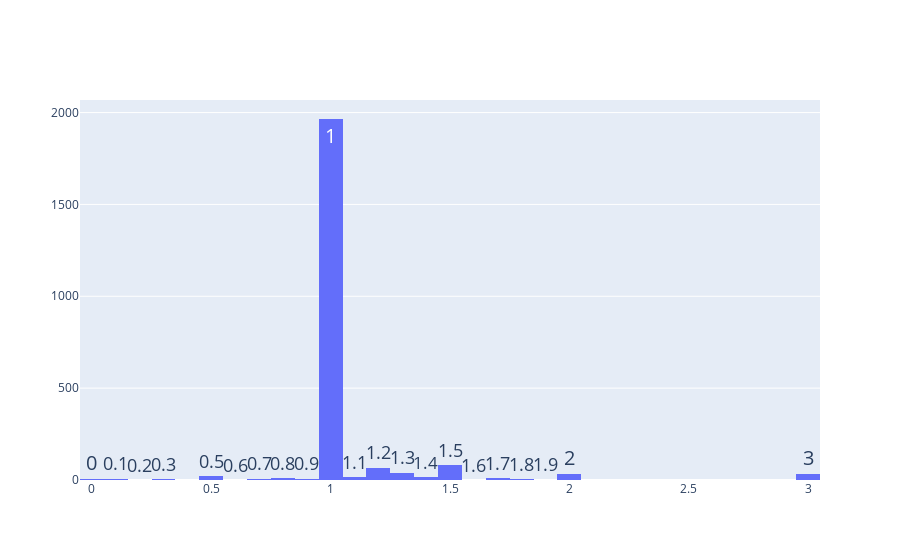

This figure's notebook cell:
### Code cell
import plotly.graph_objects as go

numbers = asdf.filter(pl.col('scavengers').eq(True))['scav_bosstimemult'].to_list()
fig = go.Figure()
fig.add_trace(
    go.Histogram(
        x=numbers,
        name='count',
        texttemplate='%{x}',
        textfont_size=20,
        # xbins={'start': 0, 'end': 10, 'size': 0.2},
        # nbinsx=10,
    )
)

fig.show()

### Figure 1 — Plotly figure (JSON) as saved in the notebook; plotly's stock layout.template omitted (floating-point values rounded to 4 significant figures; data arrays with more than 128 entries replaced by an {"elided": "..."} marker saying what was removed)
{"data": [{"name": "count", "textfont": {"size": 20}, "texttemplate": "%{x}", "type": "histogram", "x": {"elided": "2332 float values"}}], "layout": {}}
